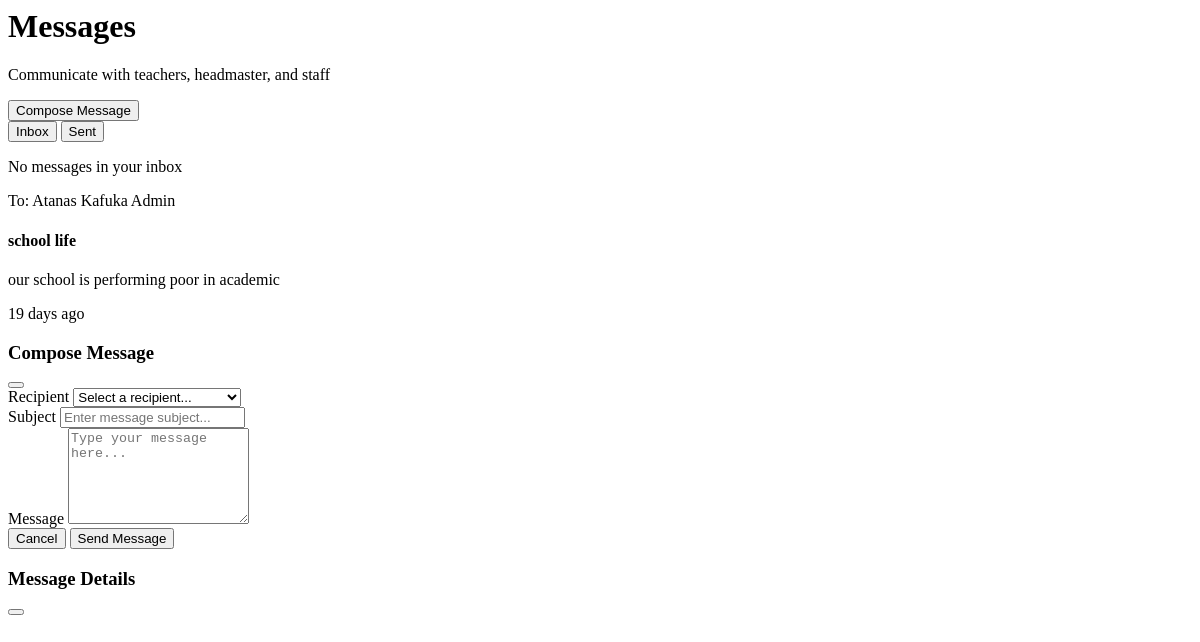
The app's page /student/messages/ (signed in), older data.
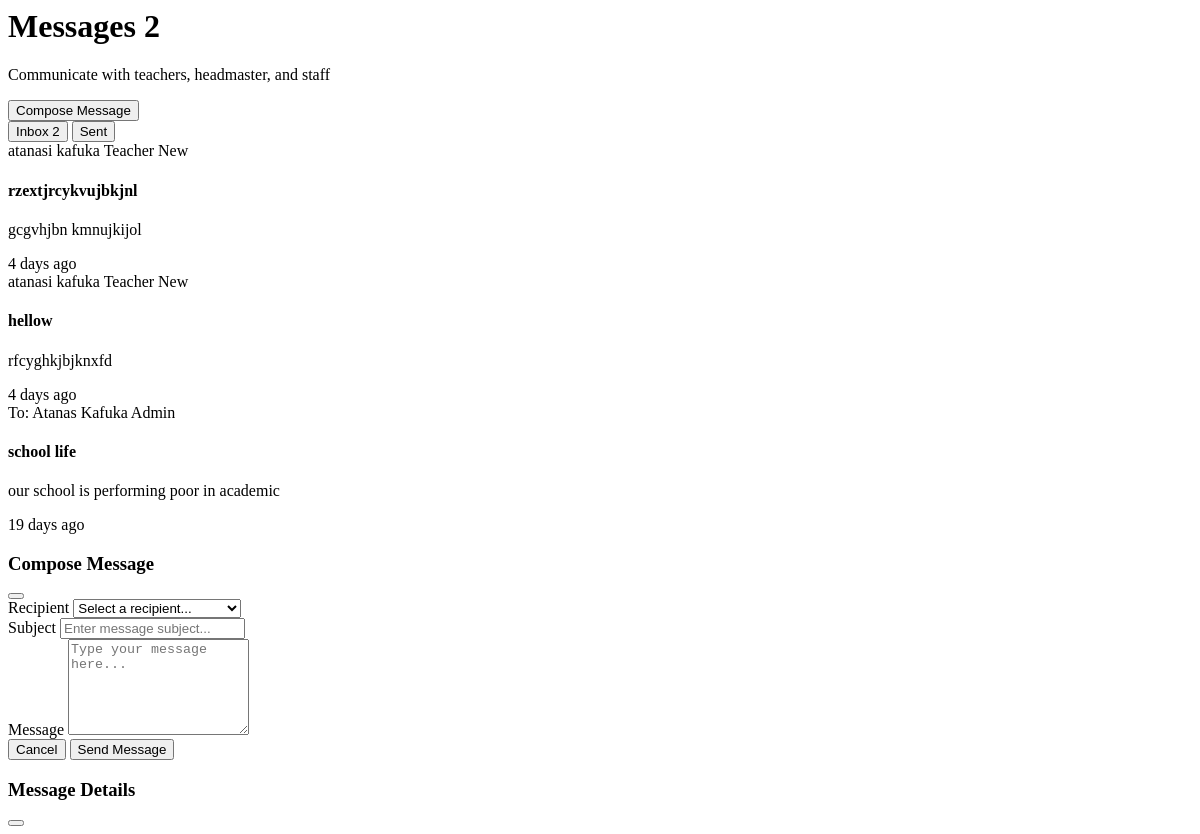
The same page, newer data.
### core/models.py (models this page shows, shortened)
class Message(models.Model):
    sender = models.ForeignKey(User, related_name='sent_messages', on_delete=models.CASCADE)
    recipient = models.ForeignKey(User, related_name='received_messages', on_delete=models.CASCADE)
    subject = models.CharField(max_length=MAX_TITLE_LENGTH)
    body = models.TextField()
    sent_at = models.DateTimeField(auto_now_add=True)
    is_read = models.BooleanField(default=False)

### core/views.py (the view, shortened to what this page needs)
# urls.py: path('student/messages/', views.student_messages, name='student_messages'),
@login_required
@user_passes_test(is_student)
def student_messages(request):
    try:
        student = request.user.student_profile
    except StudentProfile.DoesNotExist:
        return redirect('student_dashboard')
    received_messages = Message.objects.filter(
        recipient=request.user
    ).select_related('sender').order_by('-sent_at')
    sent_messages = Message.objects.filter(
        sender=request.user
    ).select_related('recipient').order_by('-sent_at')
    unread_count = received_messages.filter(is_read=False).count()
    total_messages = received_messages.count() + sent_messages.count()
    for message in received_messages:
        message.days_ago = (timezone.now().date() - message.sent_at.date()).days
        message.is_recent = message.sent_at.date() >= timezone.now().date() - timezone.timedelta(days=7)
        message.sender_name = message.sender.get_full_name() or message.sender.username
        message.sender_role = 'Teacher' if message.sender.role == 'teacher' else ('Headmaster' if message.sender.role == 'headmaster' else ('Admin' if message.sender.role == 'admin' else 'Staff'))
    for message in sent_messages:
        message.days_ago = (timezone.now().date() - message.sent_at.date()).days
        message.is_recent = message.sent_at.date() >= timezone.now().date() - timezone.timedelta(days=7)
        message.recipient_name = message.recipient.get_full_name() or message.recipient.username
        message.recipient_role = 'Teacher' if message.recipient.role == 'teacher' else ('Headmaster' if message.recipient.role == 'headmaster' else ('Admin' if message.recipient.role == 'admin' else 'Staff'))
    from .models import User
    potential_recipients = User.objects.filter(
        Q(role='teacher') | Q(role='headmaster') | Q(role='admin')
    ).exclude(id=request.user.id).order_by('first_name', 'last_name')
    today = timezone.now().date()
    yesterday = today - timezone.timedelta(days=1)
    context = {
        'student': student,
        'received_messages': received_messages,
        'sent_messages': sent_messages,
        'unread_count': unread_count,
        'total_messages': total_messages,
        'potential_recipients': potential_recipients,
        'today': today,
        'yesterday': yesterday,
    }
    return render(request, 'core/student_parts/messages.html', context)

### core/utils.py (called while the page is built)
def is_student(user):
    return hasattr(user, 'student_profile')

### templates/core/student_parts/messages.html (shortened to what this page needs)
<div class="space-y-8">
    <div class="flex justify-between items-center">
        <div>
            <h1 class="text-3xl font-bold text-gray-900 flex items-center">
                Messages
                {% if unread_count > 0 %}
                <span class="ml-3 px-2 py-1 bg-red-500 text-white text-xs rounded-full">{{ unread_count }}</span>
                {% endif %}
            </h1>
            <p class="mt-2 text-sm text-gray-600">Communicate with teachers, headmaster, and staff</p>
        </div>
        <button onclick="openComposeModal()" class="bg-green-600 hover:bg-green-700 text-white px-4 py-2 rounded-lg flex items-center">
             Compose Message
        </button>
    </div>
    <div class="bg-white rounded-lg shadow border border-gray-200">
        <div class="border-b border-gray-200">
            <nav class="flex -mb-px">
                <button onclick="showTab('received')" id="received-tab" class="tab-button px-6 py-3 border-b-2 border-green-500 text-green-600 font-medium">
                     Inbox
                    {% if unread_count > 0 %}
                    <span class="ml-2 bg-red-500 text-white text-xs rounded-full px-2">{{ unread_count }}</span>
                    {% endif %}
                </button>
                <button onclick="showTab('sent')" id="sent-tab" class="tab-button px-6 py-3 border-b-2 border-transparent text-gray-500 hover:text-gray-700 font-medium">
                     Sent
                </button>
            </nav>
        </div>
        <div id="received-content" class="tab-content p-6">
            {% if received_messages %}
                <div class="space-y-4">
                    {% for message in received_messages %}
                    <div class="message-item {% if not message.is_read %}bg-blue-50 border-l-4 border-blue-500{% else %}bg-gray-50{% endif %} p-4 rounded-lg hover:shadow-md transition-shadow cursor-pointer" onclick="viewMessage({{ message.id }})">
                        <div class="flex justify-between items-start">
                            <div class="flex-1">
                                <div class="flex items-center mb-2">
                                    <span class="font-semibold text-gray-900">{{ message.sender_name }}</span>
                                    <span class="ml-2 px-2 py-1 bg-gray-200 text-gray-600 text-xs rounded-full">{{ message.sender_role }}</span>
                                    {% if not message.is_read %}
                                    <span class="ml-2 px-2 py-1 bg-blue-500 text-white text-xs rounded-full">New</span>
                                    {% endif %}
                                </div>
                                <h4 class="font-medium text-gray-900 mb-1">{{ message.subject }}</h4>
                                <p class="text-gray-600 text-sm line-clamp-2">{{ message.body|truncatewords:20 }}</p>
                            </div>
                            <div class="text-right ml-4">
                                <span class="text-xs text-gray-500">
                                    {% if message.days_ago == 0 %}Today{% elif message.days_ago == 1 %}Yesterday{% else %}{{ message.days_ago }} days ago{% endif %}
                                </span>
                            </div>
                        </div>
                    </div>
                    {% endfor %}
                </div>
            {% else %}
                <div class="text-center py-8">
                    <p class="text-gray-500">No messages in your inbox</p>
                </div>
            {% endif %}
        </div>
        <div id="sent-content" class="tab-content p-6 hidden">
            {% if sent_messages %}
                <div class="space-y-4">
                    {% for message in sent_messages %}
                    <div class="message-item bg-gray-50 p-4 rounded-lg hover:shadow-md transition-shadow cursor-pointer" onclick="viewMessage({{ message.id }})">
                        <div class="flex justify-between items-start">
                            <div class="flex-1">
                                <div class="flex items-center mb-2">
                                    <span class="font-semibold text-gray-900">To: {{ message.recipient_name }}</span>
                                    <span class="ml-2 px-2 py-1 bg-gray-200 text-gray-600 text-xs rounded-full">{{ message.recipient_role }}</span>
                                </div>
                                <h4 class="font-medium text-gray-900 mb-1">{{ message.subject }}</h4>
                                <p class="text-gray-600 text-sm line-clamp-2">{{ message.body|truncatewords:20 }}</p>
                            </div>
                            <div class="text-right ml-4">
                                <span class="text-xs text-gray-500">
                                    {% if message.days_ago == 0 %}Today{% elif message.days_ago == 1 %}Yesterday{% else %}{{ message.days_ago }} days ago{% endif %}
                                </span>
                            </div>
                        </div>
                    </div>
                    {% endfor %}
                </div>
            {% else %}
                <div class="text-center py-8">
                    <i class="fas fa-paper-plane text-4xl text-gray-300 mb-3"></i>
                    <p class="text-gray-500">No sent messages</p>
                </div>
            {% endif %}
        </div>
    </div>
    <div id="composeModal" class="fixed inset-0 bg-black bg-opacity-50 z-50 hidden flex items-center justify-center p-4">
        <div class="bg-white rounded-lg max-w-2xl w-full max-h-[90vh] overflow-y-auto">
            <div class="p-6 border-b border-gray-200">
                <div class="flex justify-between items-center">
                    <h3 class="text-xl font-semibold text-gray-900">Compose Message</h3>
                    <button onclick="closeComposeModal()" class="text-gray-400 hover:text-gray-600">
                    </button>
                </div>
            </div>
            <form method="POST" class="p-6 space-y-4">
                <div>
                    <label class="block text-sm font-medium text-gray-700 mb-2">Recipient</label>
                    <select name="recipient" required class="w-full px-3 py-2 border border-gray-300 rounded-lg focus:outline-none focus:ring-2 focus:ring-green-500">
                        <option value="">Select a recipient...</option>
                    </select>
                </div>
                <div>
                    <label class="block text-sm font-medium text-gray-700 mb-2">Subject</label>
                    <input type="text" name="subject" required class="w-full px-3 py-2 border border-gray-300 rounded-lg focus:outline-none focus:ring-2 focus:ring-green-500" placeholder="Enter message subject...">
                </div>
                <div>
                    <label class="block text-sm font-medium text-gray-700 mb-2">Message</label>
                    <textarea name="body" required rows="6" class="w-full px-3 py-2 border border-gray-300 rounded-lg focus:outline-none focus:ring-2 focus:ring-green-500" placeholder="Type your message here..."></textarea>
                </div>
                <div class="flex justify-end space-x-3 pt-4">
                    <button type="button" onclick="closeComposeModal()" class="px-4 py-2 text-gray-600 hover:text-gray-800">Cancel</button>
                    <button type="submit" class="px-6 py-2 bg-green-600 hover:bg-green-700 text-white rounded-lg flex items-center">
                         Send Message
                    </button>
                </div>
            </form>
        </div>
    </div>
    <div id="messageModal" class="fixed inset-0 bg-black bg-opacity-50 z-50 hidden flex items-center justify-center p-4">
        <div class="bg-white rounded-lg max-w-2xl w-full max-h-[90vh] overflow-y-auto">
            <div class="p-6 border-b border-gray-200">
                <div class="flex justify-between items-center">
                    <h3 class="text-xl font-semibold text-gray-900">Message Details</h3>
                    <button onclick="closeMessageModal()" class="text-gray-400 hover:text-gray-600">
                    </button>
                </div>
            </div>
        </div>
    </div>
</div>

Row changes from the older to the newer data that the page shows:
added Message: sender_name "atanasi kafuka", sender_role "Teacher", is_read "New", subject "rzextjrcykvujbkjnl", body "gcgvhjbn kmnujkijol", days_ago "4", shown under "Messages 2"
added Message: sender_name "atanasi kafuka", sender_role "Teacher", is_read "New", subject "hellow", body "rfcyghkjbjknxfd", days_ago "4", shown under "Messages 2"
Text that changed along with them:
{{ unread_count }}: (not shown) → "2"
text no longer shown: "No messages in your inbox"
